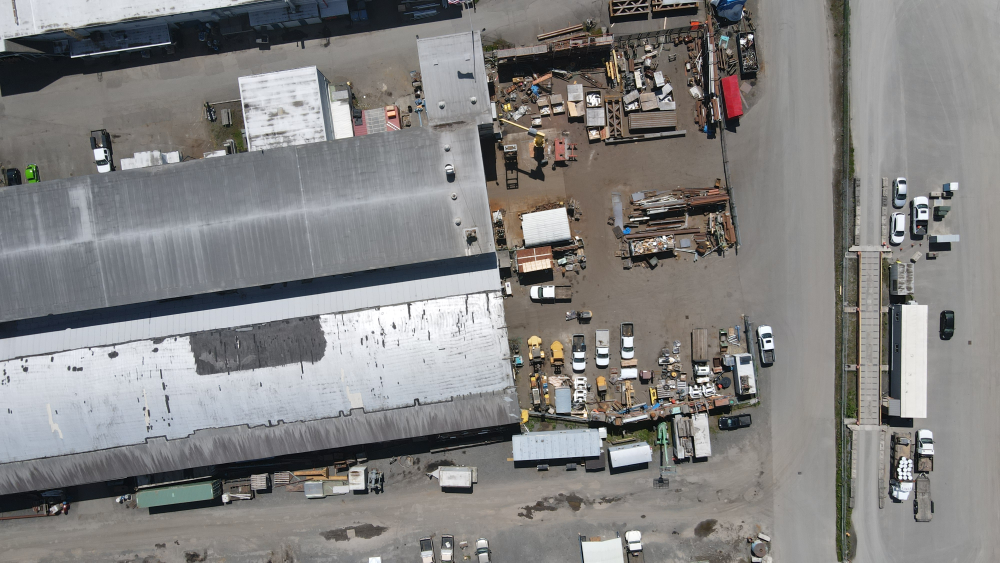
#> input picture data/eval.JPG, 4000 x 2250 px (shown at 1/4 size)
$ jupyter execute --allow-errors eval.ipynb
#> lines starting #> are read from the running program, lines starting #| are printed output that depends on the picture
### detectors.py
from typing import Any
import cv2
import numpy as np
import torch
from torchvision.transforms.functional import to_tensor

# from disk import DISK
# from modules.silk.scripts.examples.common import get_model
# from silk.backbones.silk.silk import from_feature_coords_to_image_coords
from superglue.superpoint import SuperPoint


# [11 lines of commented-out code are left out]


class SIFTFrontend:
    def __init__(self):
        self.detector = cv2.SIFT_create()  # type: ignore

    def __call__(self, img):
        return self.detector.detectAndCompute(img, None)


# [7 lines of commented-out code are left out]


class SuperPointFrontend(object):
    """Wrapper around pytorch net to help with pre and post image processing."""

    def __init__(self, weights_path, cuda=False):
        self.cuda = cuda
        self.detector = SuperPoint({"weights_path": weights_path})
        if self.cuda:
            self.detector = self.detector.cuda()
        self.detector.eval()

    # [7 lines left out: function __call__, not called in this run]

### eval.ipynb
[cell 1]
import argparse
import time

import cv2
import matplotlib.pyplot as plt

from detectors import *
from utils import *

[cell 2]
def run_benchmark(img, detector, n_iters=100):
    """Run benchmark on a detector."""
    times = []
    for _ in range(n_iters):
        start = time.time()
        detector(img)
        times.append(time.time() - start)
    return np.mean(times)

[cell 3]
img = cv2.imread("data/eval.JPG", cv2.IMREAD_GRAYSCALE)
#> img: shape (2250, 4000); min 0, max 255, mean 130.2
img = cv2.resize(img, (1024, 1024))
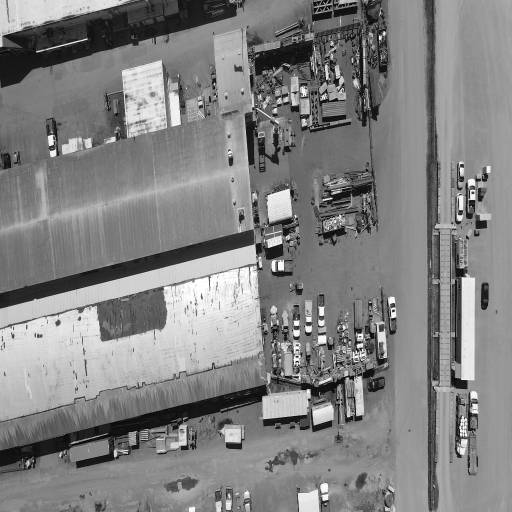
#> img: shape (1024, 1024) (shown at 1/2 size); min 0, max 255, mean 130.1

sift = SIFTFrontend()
# silk = SILKFrontend()
#> (the rest of this cell did not finish here and is left out)


sift_time = run_benchmark(img, sift)
print("SIFT:\t\t{:.3f} seconds".format(sift_time))
sift_kp, sift_desc = sift(img)

# silk_time = run_benchmark(img, silk)
# silk_kp, silk_desc = silk(img)

sp_time = run_benchmark(img, superpoint)
print("SuperPoint:\t{:.3f} seconds".format(sp_time))
sp_kp, sp_desc = superpoint(img)

# plot keypoints
fig, ax = plt.subplots(2, 2)
ax = ax.flatten()
ax[0].imshow(cv2.drawKeypoints(img, sift_kp, None))  # type: ignore
ax[0].set_title("SIFT (detected {} keypoints in {:.3f} seconds)".format(len(sift_kp), sift_time))
ax[1].imshow(cv2.drawKeypoints(img, superpoint2opencv_keypoints(sp_kp), None))  # type: ignore
ax[1].set_title("SuperPoint (detected {} keypoints in {:.3f} seconds)".format(len(sp_kp), sp_time))
# ax[2].imshow(cv2.drawKeypoints(img, silk_kp, None))  # type: ignore
# ax[2].set_title("SiLK (detected {} keypoints in {:.3f} seconds)".format(len(silk_kp), silk_time))
plt.show()
